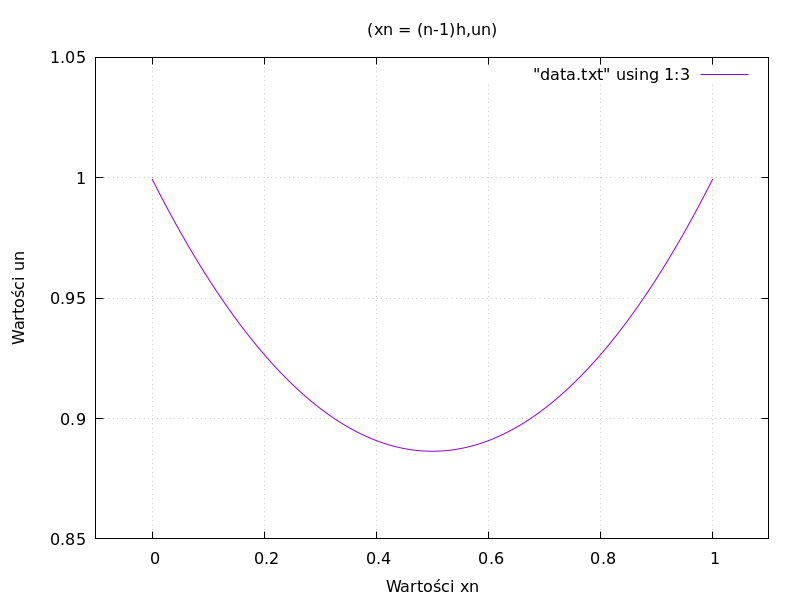

This figure's gnuplot source:
#!/usr/bin/gnuplot -persist

set terminal pngcairo size 800,600
set output "plot.png"
set yrange [0.85:1.05]
set xrange [-0.1:1.1]
set grid
set title "(xn = (n-1)h,un)"
set xlabel "Wartości xn"
set ylabel "Wartości un"
plot "data.txt" using 1:3 with lines